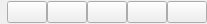
<?xml version="1.0" encoding="UTF-8"?>
<ui version="4.0">
 <class>DesktopLyricsControlBar</class>
 <widget class="QWidget" name="DesktopLyricsControlBar">
  <property name="geometry">
   <rect>
    <x>0</x>
    <y>0</y>
    <width>186</width>
    <height>24</height>
   </rect>
  </property>
  <property name="mouseTracking">
   <bool>true</bool>
  </property>
  <layout class="QHBoxLayout" name="horizontalLayout">
   <property name="spacing">
    <number>0</number>
   </property>
   <property name="leftMargin">
    <number>0</number>
   </property>
   <property name="topMargin">
    <number>0</number>
   </property>
   <property name="rightMargin">
    <number>0</number>
   </property>
   <property name="bottomMargin">
    <number>0</number>
   </property>
   <item>
    <widget class="QLabel" name="info_label">
     <property name="lineWidth">
      <number>0</number>
     </property>
     <property name="text">
      <string/>
     </property>
     <property name="textInteractionFlags">
      <set>Qt::TextInteractionFlag::NoTextInteraction</set>
     </property>
    </widget>
   </item>
   <item>
    <spacer name="horizontalSpacer">
     <property name="orientation">
      <enum>Qt::Orientation::Horizontal</enum>
     </property>
     <property name="sizeHint" stdset="0">
      <size>
       <width>40</width>
       <height>20</height>
      </size>
     </property>
    </spacer>
   </item>
   <item>
    <widget class="QPushButton" name="perv_button">
     <property name="sizePolicy">
      <sizepolicy hsizetype="Fixed" vsizetype="Fixed">
       <horstretch>0</horstretch>
       <verstretch>0</verstretch>
      </sizepolicy>
     </property>
     <property name="cursor">
      <cursorShape>ArrowCursor</cursorShape>
     </property>
     <property name="mouseTracking">
      <bool>true</bool>
     </property>
     <property name="toolTip">
      <string>上一首</string>
     </property>
     <property name="icon">
      <iconset theme="QIcon::ThemeIcon::GoPrevious"/>
     </property>
    </widget>
   </item>
   <item>
    <widget class="QPushButton" name="play_pause_button">
     <property name="sizePolicy">
      <sizepolicy hsizetype="Fixed" vsizetype="Fixed">
       <horstretch>0</horstretch>
       <verstretch>0</verstretch>
      </sizepolicy>
     </property>
     <property name="cursor">
      <cursorShape>ArrowCursor</cursorShape>
     </property>
     <property name="mouseTracking">
      <bool>true</bool>
     </property>
     <property name="toolTip">
      <string>播放/停止</string>
     </property>
     <property name="text">
      <string notr="true"/>
     </property>
     <property name="icon">
      <iconset theme="QIcon::ThemeIcon::MediaPlaybackStart"/>
     </property>
    </widget>
   </item>
   <item>
    <widget class="QPushButton" name="next_button">
     <property name="sizePolicy">
      <sizepolicy hsizetype="Fixed" vsizetype="Fixed">
       <horstretch>0</horstretch>
       <verstretch>0</verstretch>
      </sizepolicy>
     </property>
     <property name="cursor">
      <cursorShape>ArrowCursor</cursorShape>
     </property>
     <property name="mouseTracking">
      <bool>true</bool>
     </property>
     <property name="toolTip">
      <string>下一首</string>
     </property>
     <property name="text">
      <string notr="true"/>
     </property>
     <property name="icon">
      <iconset theme="QIcon::ThemeIcon::GoNext"/>
     </property>
    </widget>
   </item>
   <item>
    <widget class="QPushButton" name="select_button">
     <property name="sizePolicy">
      <sizepolicy hsizetype="Fixed" vsizetype="Fixed">
       <horstretch>0</horstretch>
       <verstretch>0</verstretch>
      </sizepolicy>
     </property>
     <property name="cursor">
      <cursorShape>ArrowCursor</cursorShape>
     </property>
     <property name="mouseTracking">
      <bool>true</bool>
     </property>
     <property name="toolTip">
      <string>选择歌词</string>
     </property>
     <property name="text">
      <string notr="true"/>
     </property>
     <property name="icon">
      <iconset theme="QIcon::ThemeIcon::SystemSearch"/>
     </property>
    </widget>
   </item>
   <item>
    <widget class="QPushButton" name="close_button">
     <property name="sizePolicy">
      <sizepolicy hsizetype="Fixed" vsizetype="Fixed">
       <horstretch>0</horstretch>
       <verstretch>0</verstretch>
      </sizepolicy>
     </property>
     <property name="cursor">
      <cursorShape>ArrowCursor</cursorShape>
     </property>
     <property name="mouseTracking">
      <bool>true</bool>
     </property>
     <property name="toolTip">
      <string>隐藏窗口</string>
     </property>
     <property name="text">
      <string notr="true"/>
     </property>
     <property name="icon">
      <iconset theme="QIcon::ThemeIcon::WindowClose"/>
     </property>
    </widget>
   </item>
  </layout>
 </widget>
 <resources/>
 <connections/>
</ui>
